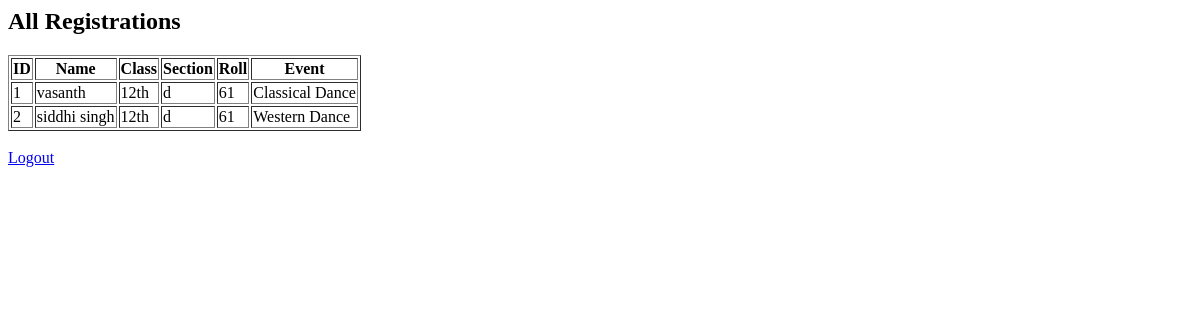
Page /dashboard (signed in) on the earlier database version.
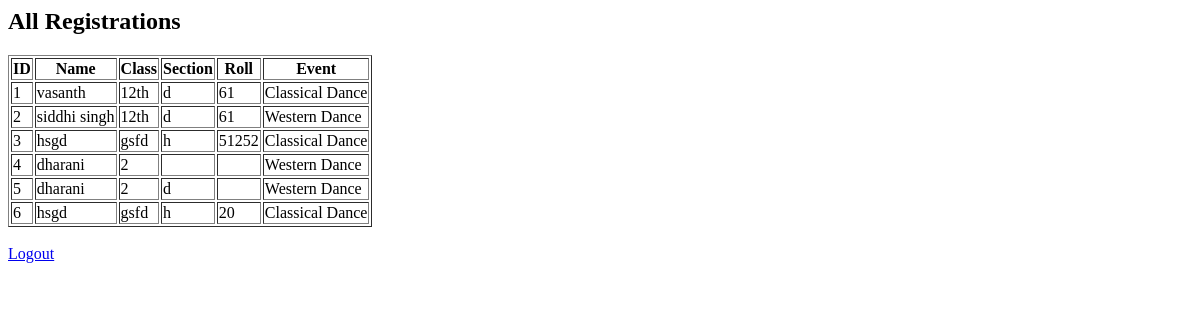
Same page on the later database version.
### tables this page shows
CREATE TABLE registrations (
            id INTEGER PRIMARY KEY AUTOINCREMENT,
            name TEXT,
            class TEXT,
            section TEXT,
            roll TEXT,
            event TEXT
        );

### app.py (the view)
@app.route('/dashboard')
def dashboard():
    if not session.get('admin'):
        return redirect('/')
    conn = sqlite3.connect('database.db')
    c = conn.cursor()
    c.execute("SELECT * FROM registrations")
    data = c.fetchall()
    conn.close()
    return render_template('admin.html', data=data)

### templates/admin.html (shortened to what this page needs)
<h2>All Registrations</h2>
<table border="1">
<tr>
<th>ID</th>
<th>Name</th>
<th>Class</th>
<th>Section</th>
<th>Roll</th>
<th>Event</th>
</tr>
{% for row in data %}
<tr>
<td>{{ row[0] }}</td>
<td>{{ row[1] }}</td>
<td>{{ row[2] }}</td>
<td>{{ row[3] }}</td>
<td>{{ row[4] }}</td>
<td>{{ row[5] }}</td>
</tr>
{% endfor %}
</table>
<a href="/logout">Logout</a>

Differences in the rows shown:
added registrations: id "3", name "hsgd", class "gsfd", section "h", roll "51252", event "Classical Dance"
added registrations: id "4", name "dharani", class "2", event "Western Dance"
added registrations: id "5", name "dharani", class "2", section "d", event "Western Dance"
added registrations: id "6", name "hsgd", class "gsfd", section "h", roll "20", event "Classical Dance"
